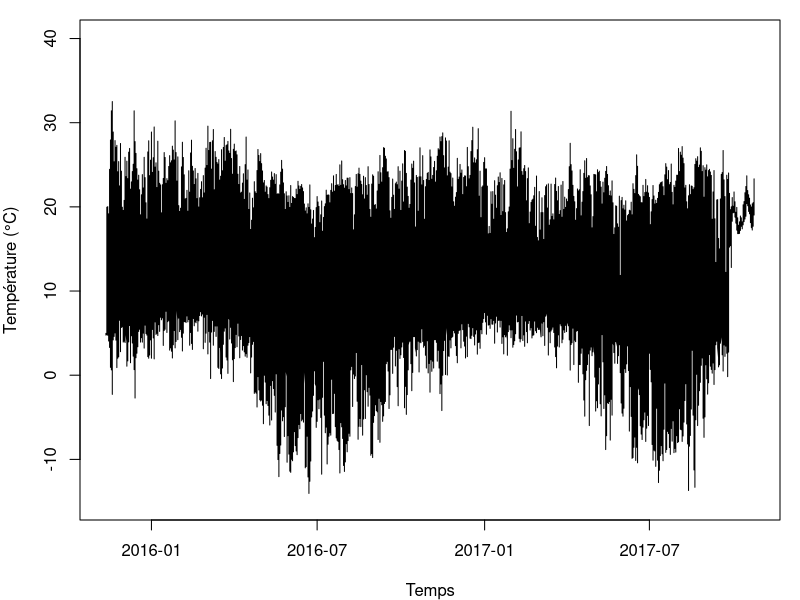
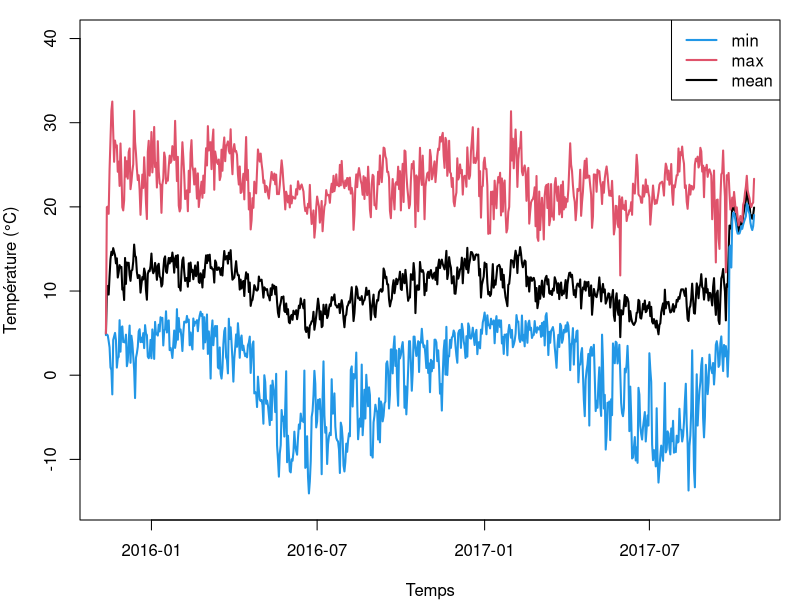
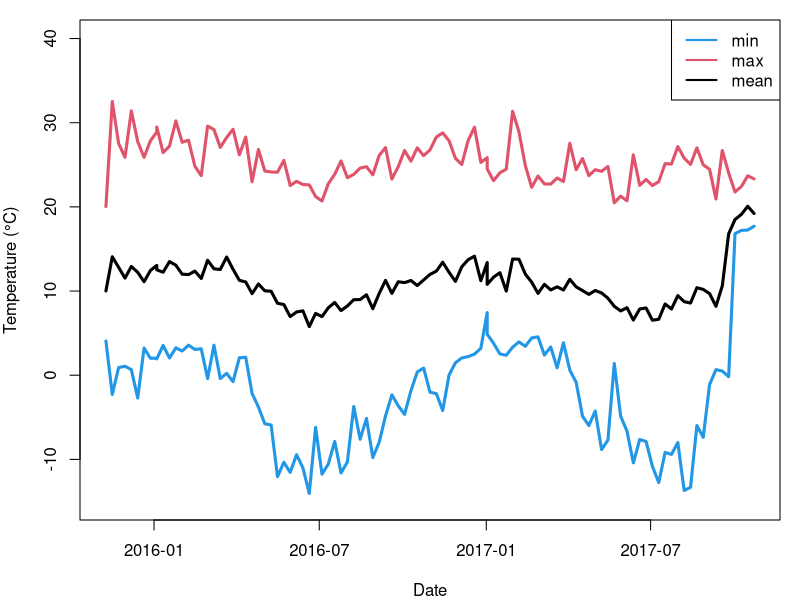
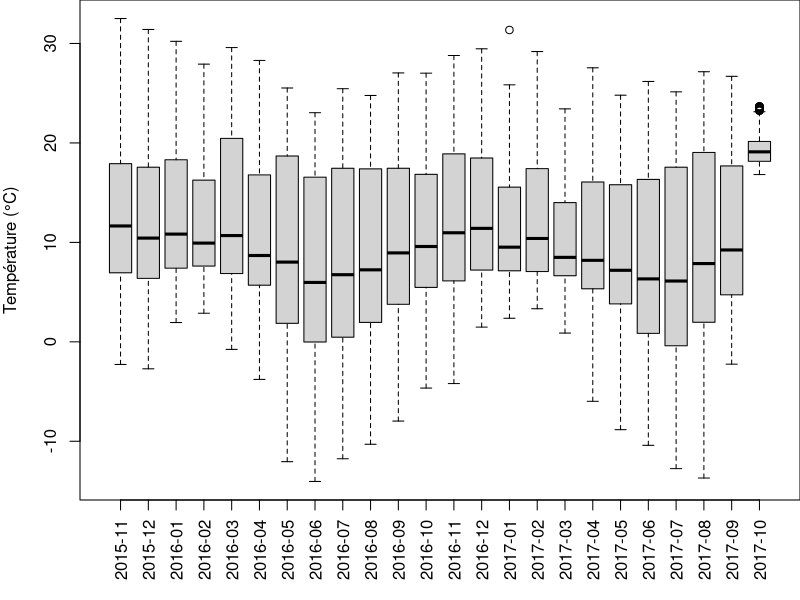
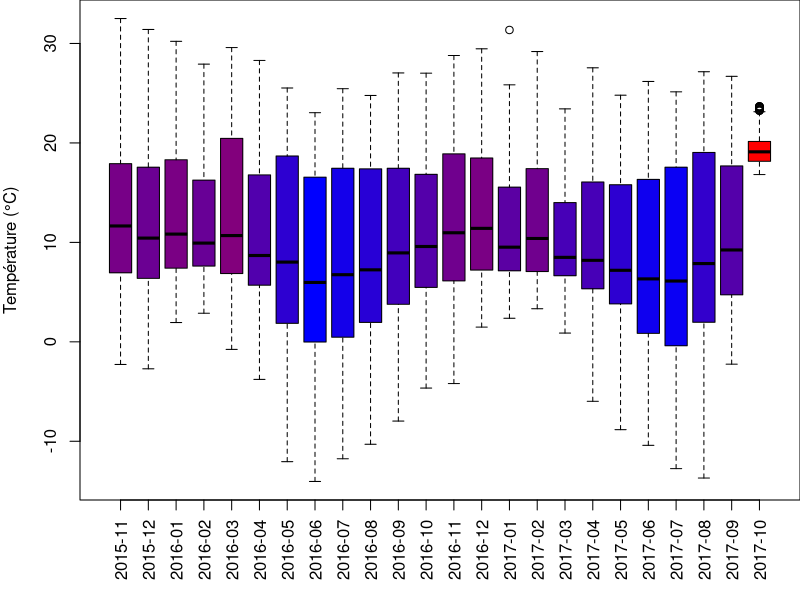
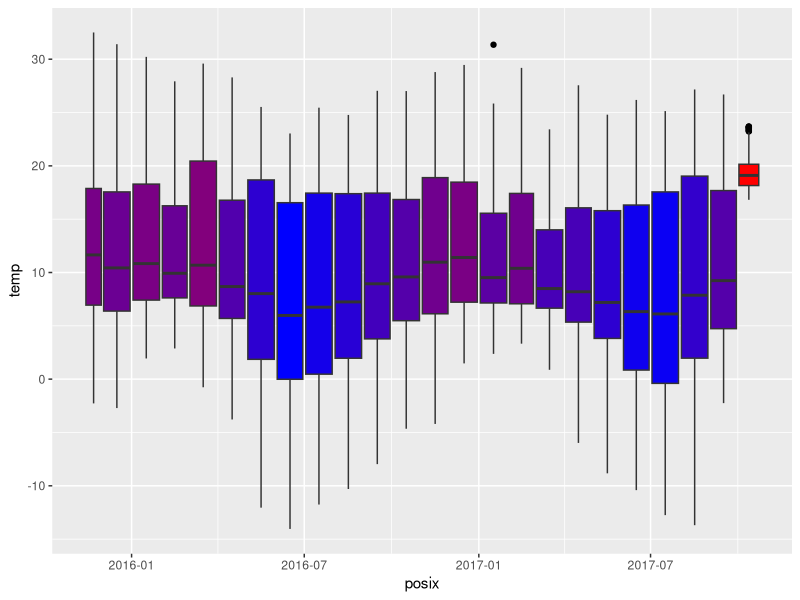
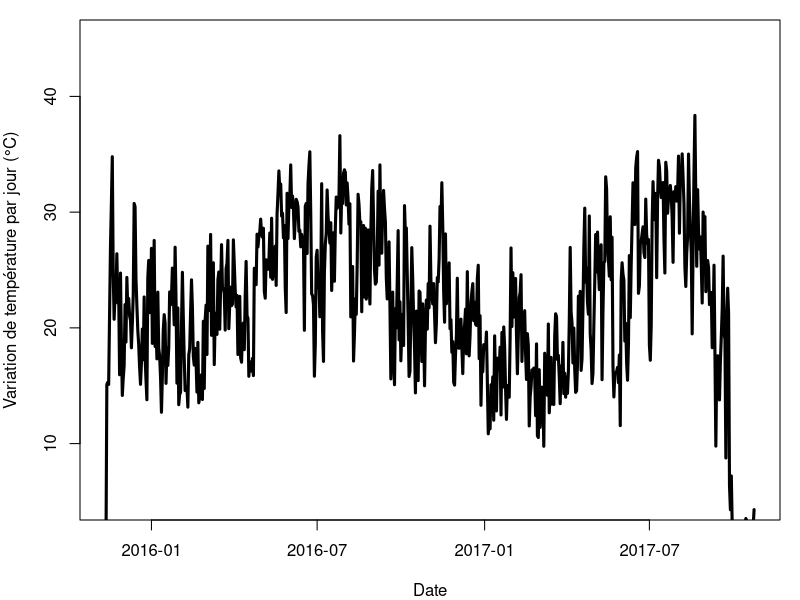
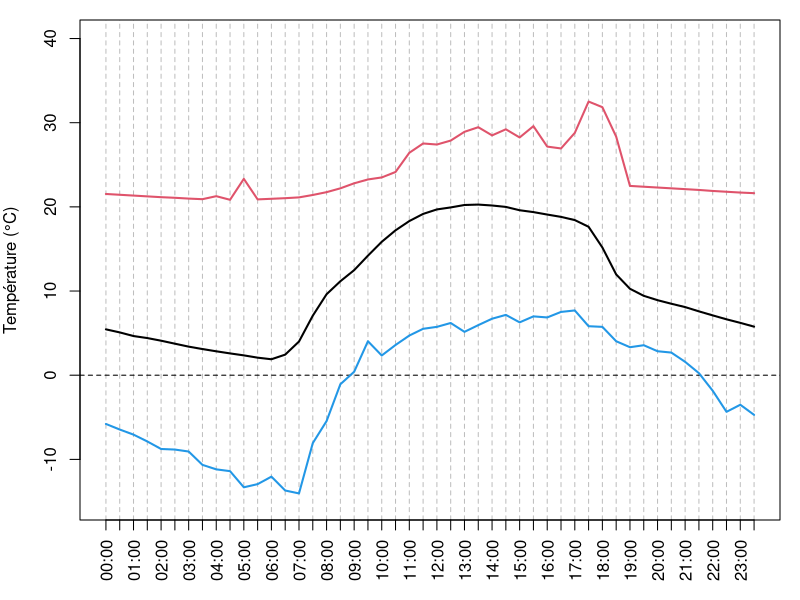

These charts were generated, in order, by the following R code:
# Manipuler des dates et des heures 

# Lecture du fichier en local après téléchargement : 
bdd <- read.table(
  "myFiles/E05C13.csv", 
  skip = 1, header = TRUE, 
  sep = ",", dec = ".", 
  stringsAsFactors = FALSE)
# Lecture du fichier depuis GitHub : 
# URL <- paste0("https://raw.githubusercontent.com/",
#   "frareb/myRBook_FR/master/myFiles/E05C13.csv")
# bdd <- read.table(
#   URL, 
#   skip = 1, 
#   header = TRUE,
#   sep = ",",
#   dec = ".",
#   stringsAsFactors = FALSE)
colnames(bdd) <- c("id", "date", "temp")
head(bdd)
tail(bdd)
str(bdd)

strsplit("11/12/15 23:00:00", split = " ")

strsplit("11/12/15 23:00:00", split = " ")[[1]]

bddDay <- sapply(
  strsplit(
    bdd[, 2], 
    split = " "), 
  "[[", 1)
head(bddDay)

bddDay <- as.Date(
  sapply(
    strsplit(
      bdd[, 2], 
      split = " "), 
    "[[", 1), 
  format = "%m/%d/%y")
head(bddDay)

bdd$day <- bddDay
str(bdd)

bddPosix <- as.POSIXct(
  bdd$date, 
  format = "%m/%d/%y %H:%M:%S")
head(bddPosix)
bdd$posix <- bddPosix
str(bdd)

par(mar = c(4, 4, 1, 1)) # réduction des marges
plot(x = bdd$day, y = bdd$temp, 
  type = 'l', ylim = c(-15, 40), 
  xlab = "Temps", ylab = "Température (°C)")

tempDayMean <- tapply(bdd$temp, INDEX = bdd$day, FUN = mean)
tempDayMin <- tapply(bdd$temp, INDEX = bdd$day, FUN = min)
tempDayMax <- tapply(bdd$temp, INDEX = bdd$day, FUN = max)
par(mar = c(4, 4, 1, 1))
plot(x = as.Date(names(tempDayMean), format = "%Y-%m-%d"), 
  y = tempDayMean, type = 'l', ylim = c(-15, 40), 
  xlab = "Temps", ylab = "Température (°C)", lwd = 2)
points(as.Date(names(tempDayMin), format = "%Y-%m-%d"), 
  y = tempDayMin, type = 'l', col = 4, lwd = 2)
points(as.Date(names(tempDayMax), format = "%Y-%m-%d"), 
  y = tempDayMax, type = 'l', col = 2, lwd = 2)
legend("topright", legend = c("min", "max", "mean"), 
  lty = 1, lwd = 2, col = c(4, 2, 1))

anoSem <- format(bdd$posix, format = "%Y-%W")
head(anoSem)

tempWeekMean <- tapply(bdd$temp, 
  INDEX = format(bdd$posix, format = "%Y-%W-1"), FUN = mean)
tempWeekMin <- tapply(bdd$temp, 
  INDEX = format(bdd$posix, format = "%Y-%W-1"), FUN = min)
tempWeekMax <- tapply(bdd$temp, 
  INDEX = format(bdd$posix, format = "%Y-%W-1"), FUN = max)
par(mar = c(4, 4, 1, 1)) # réduction des marges
plot(
  x = as.Date(names(tempWeekMean), format = "%Y-%W-%u"), 
  y = tempWeekMean, 
  type = 'l', ylim = c(-15, 40), 
  xlab = "Date", ylab = "Temperature (°C)", 
  lwd = 3)
points(
  x = as.Date(names(tempWeekMin), format = "%Y-%W-%u"), 
  y = tempWeekMin, 
  type = 'l', col = 4, lwd = 3)
points(
  x = as.Date(names(tempWeekMax), format = "%Y-%W-%u"), 
  y = tempWeekMax, 
  type = 'l', col = 2, lwd = 3)
legend("topright", legend = c("min", "max", "mean"), 
  lty = 1, lwd = 2, col = c(4, 2, 1))

par(mar = c(5, 4, 0, 0))
boxplot(
  bdd$temp ~ format(bdd$posix, format = "%Y-%m"), 
  las = 3,
  xlab = "", ylab = "Température (°C)")

tempMonthMean <- tapply(bdd$temp, 
  INDEX = format(bdd$posix, format = "%Y-%m"), FUN = mean)
myCol <- colorRampPalette(c("blue", "red"))(101)
tempMeanDayPos <- round(
  (tempMonthMean - min(tempMonthMean)) / 
    (max(tempMonthMean) - min(tempMonthMean))*100) + 1
par(mar = c(5, 4, 0, 0)) 
boxplot(
  bdd$temp ~ format(bdd$posix, format = "%Y-%m"), 
  las = 3, 
  col = myCol[tempMeanDayPos],
  xlab = "", ylab = "Température (°C)")

pkgCheck <- function(x){ 
    if (!require(x, character.only = TRUE)){
        install.packages(x, dependencies = TRUE)
        if(!require(x, character.only = TRUE)) {
            stop()
        }
    }
}
pkgCheck("ggplot2")

tempMonthMean <- tapply(bdd$temp, 
  INDEX = format(bdd$posix, format = "%Y-%m"), FUN = mean)
myCol <- colorRampPalette(c("blue", "red"))(101)
tempMeanDayPos <- round(
  (tempMonthMean - min(tempMonthMean)) / 
    (max(tempMonthMean) - min(tempMonthMean))*100) + 1
p01 <- ggplot(
  data = bdd, 
  aes(
    x = posix, 
    y = temp, 
    group = format(posix, format = "%Y-%m"))) + 
    geom_boxplot(
      outlier.colour = "black", 
      fill = myCol[tempMeanDayPos])
p01

tempDayTR <- tempDayMax - tempDayMin
par(mar = c(4, 4, 1, 1)) # réduction des marges
plot(
  x = as.Date(names(tempDayMean), format = "%Y-%m-%d"), 
  y = tempDayTR, type = 'l', ylim = c(5, 45), 
  xlab = "Date", 
  ylab = "Variation de température par jour (°C)", 
  lwd = 3)

tempHourMean <- aggregate(
  x = bdd$temp, 
  by = list(format(bdd$posix, format = "%H:%M")), 
  FUN = mean)
tempHourMin <- aggregate(
  x = bdd$temp, 
  by = list(format(bdd$posix, format = "%H:%M")), 
  FUN = min)
tempHourMax <- aggregate(
  x = bdd$temp, 
  by = list(format(bdd$posix, format = "%H:%M")), 
  FUN = max)
hours <- seq(from = 0, to = 23.5, by = 0.5)
par(mar = c(4, 4, 1, 1)) # réduction des marges
plot(
  x = hours, 
  y = tempHourMean[, 2], 
  type = 'l', ylim = c(-15, 40), 
  xlab = "", ylab = "Température (°C)", 
  lwd = 2, 
  xaxt = "n", 
  panel.first = {
    abline(v = hours, col = "gray", lty = 2)
    abline(h = 0, lty = 2)  
  })
axis(
  side = 1, 
  at = hours, 
  labels = tempHourMean[, 1], 
  las = 2)
points(
  x = hours, 
  y = tempHourMin[, 2], 
  type = 'l', col = 4, lwd = 2)
points(
  x = hours, 
  y = tempHourMax[, 2], 
  type = 'l', col = 2, lwd = 2)

meses <- c("Janvier", "Février", "Mars", "Avril", "Mai", 
  "Juin", "Juillet", "Août", "Septembre", "Octobre", 
  "Novembre", "Décembre")
hours <- seq(from = 0, to = 23.5, by = 0.5)
bddMonth <- format(bdd$day, format = "%m")
tempDayEachMonth <- lapply(
  sort(unique(bddMonth)), function(myMonth){
    bddX <- bdd[bddMonth == myMonth, ]
    tempHourMean <- aggregate(
      x = bddX$temp, 
      by = list(format(bddX$posix, format = "%H:%M")), 
      FUN = mean)
    tempHourMin <- aggregate(
      x = bddX$temp, 
      by = list(format(bddX$posix, format = "%H:%M")), 
      FUN = min)
    tempHourMax <- aggregate(
      x = bddX$temp, 
      by = list(format(bddX$posix, format = "%H:%M")), 
      FUN = max)
    tempHourSd <- aggregate(
      x = bddX$temp, 
      by = list(format(bddX$posix, format = "%H:%M")), 
      FUN = sd)
  return(
    data.frame(
      tempHourMean, 
      min = tempHourMin[, 2], 
      max = tempHourMax[, 2], 
      sd = tempHourSd[, 2]))
})
par(mar = c(4, 4, 1, 1)) 
# for (i in seq_along(tempDayEachMonth)){ # pour tous les mois
i <- 1 # uniquement Janvier 
  plot(
    x = hours, 
    y = tempDayEachMonth[[i]][, 2], 
    type = 'l', ylim = c(-15, 40), 
    xlab = "", ylab = "Température (°C)", 
    lwd = 2, 
    main = meses[i],
    xaxt = "n", panel.first = {
      abline(v = hours, col = "gray", lty = 2)
      abline(h = 0, lty = 2)  
    })
  axis(
    side = 1, 
    at = hours, 
    labels = tempHourMean[, 1], 
    las = 2)
  points(
    x = hours, 
    y = tempDayEachMonth[[i]]$min, 
    type = 'l', col = 4, lwd = 2)
  points(
    x = hours, 
    y = tempDayEachMonth[[i]]$max, 
    type = 'l', col = 2, lwd = 2)
# }

par(mar = c(4, 4, 1, 1)) # réduction des marges
plot(
  x = hours, 
  y = tempDayEachMonth[[1]][, 2], 
  type = 'n', 
  ylim = c(-10, 35),
  xlab = "", 
  ylab = "Température moyenne (°C)",
  xaxt = "n", 
  panel.first = {
    abline(v = hours, col = "gray", lty = 2)
    abline(h = 0, lty = 2)  
  })
axis(
  side = 1, 
  at = hours, 
  labels = tempHourMean[, 1], 
  las = 2)
myColors <- c("#A6CEE3", "#1F78B4", "#B2DF8A", "#33A02C", 
  "#FB9A99", "#E31A1C", "#FDBF6F", "#FF7F00", "#CAB2D6", 
  "#6A3D9A", "#FFFF99", "#B15928")
for (i in seq_along(tempDayEachMonth)){
  points(x = hours, 
    y = tempDayEachMonth[[i]][, 2], 
    type = 'l', col = myColors[i], lwd = 2)
}
legend(
  "topright", 
  ncol = 4, 
  legend = meses, 
  col = myColors, 
  lty = 1, lwd = 2, 
  cex = 0.8, bg = "white")

par(mar = c(4, 4, 1, 1)) # réduction des marges
plot(
  x = hours, 
  y = tempDayEachMonth[[1]]$sd, 
  type = 'n', 
  ylim = c(0, 8),
  xlab = "", 
  ylab = "Écarts-types de la température par tranche horaire et par mois",
  xaxt = "n", 
  panel.first = {
    abline(v = hours, col = "gray", lty = 2)
    abline(h = 0, lty = 2)  
  })
axis(
  side = 1, 
  at = hours, 
  labels = tempHourMean[, 1], 
  las = 2)
myColors <- c("#A6CEE3", "#1F78B4", "#B2DF8A", "#33A02C", 
  "#FB9A99", "#E31A1C", "#FDBF6F", "#FF7F00", "#CAB2D6", 
  "#6A3D9A", "#FFFF99", "#B15928")
for (i in seq_along(tempDayEachMonth)){
  points(
    x = hours, 
    y = tempDayEachMonth[[i]]$sd,
    type = 'l', 
    col = myColors[i], 
    lwd = 2)
}
legend(
  "topright", 
  ncol = 4, 
  legend = meses, 
  col = myColors,
  lty = 1, lwd = 2, 
  cex = 0.8, bg = "white")

pkgCheck <- function(x){ 
  if (!require(x, character.only = TRUE)){
    install.packages(x, dependencies = TRUE)
    if(!require(x, character.only = TRUE)) {
      stop()
    }
  }
}
pkgCheck("ggplot2")
pkgCheck("ggridges")
pkgCheck("viridis")
meanTemps <- unlist(lapply(tempDayEachMonth, "[[", 2))
labelMonth <- rep(meses, each = 48)
dfTemps <- data.frame(month = labelMonth, value = meanTemps, 
  stringsAsFactors = FALSE)
dfTemps$month <- factor(dfTemps$month, levels = rev(meses))
p <- ggplot(
  data = dfTemps, 
  aes(y = month, x = value,  fill = ..x..))
p <- p + geom_density_ridges_gradient(stat = "binline")
p <- p + scale_fill_viridis(
  name = "Temp. [°C]", option = "C")
p <- p + xlab("Temperature") + ylab("") +
    theme(
      legend.position="none",
      panel.spacing = unit(0.1, "lines"),
      strip.text.x = element_text(size = 8)
    ) 
p
